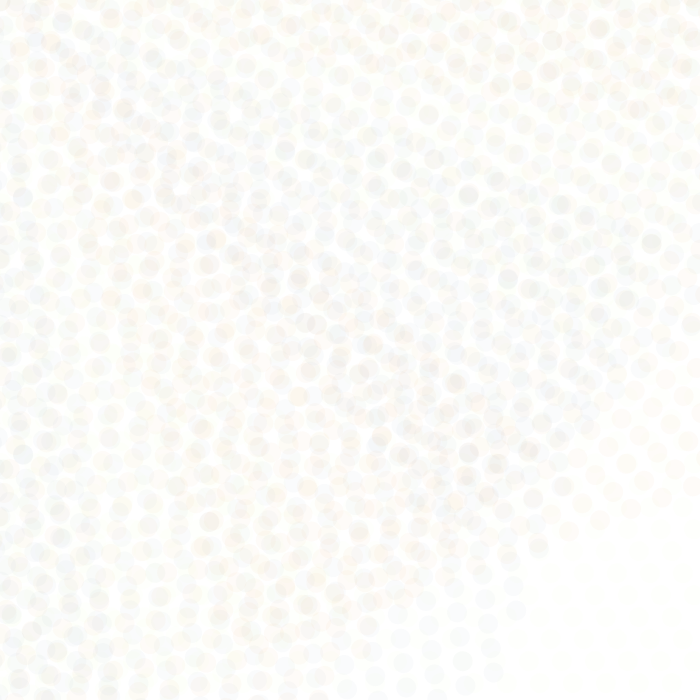
Frame 1 (no input)
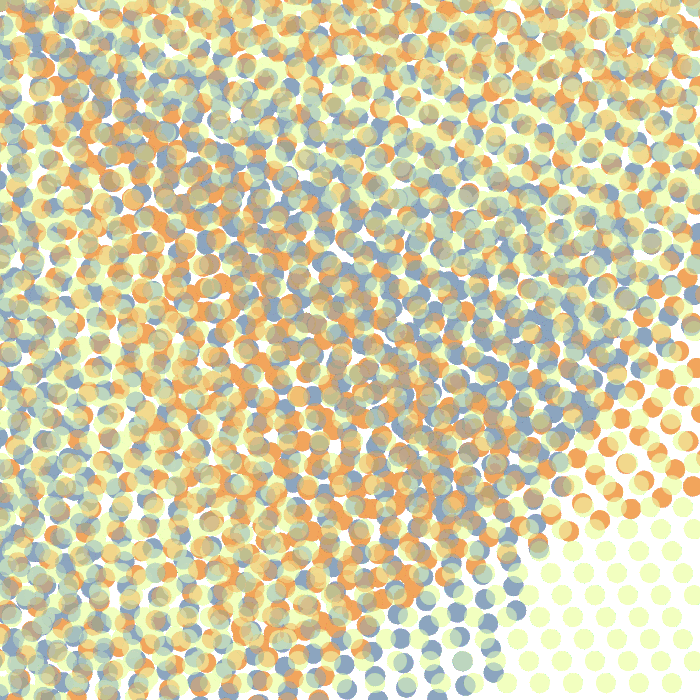
Frame 60 (the mouse pressed at the canvas centre just before this capture)
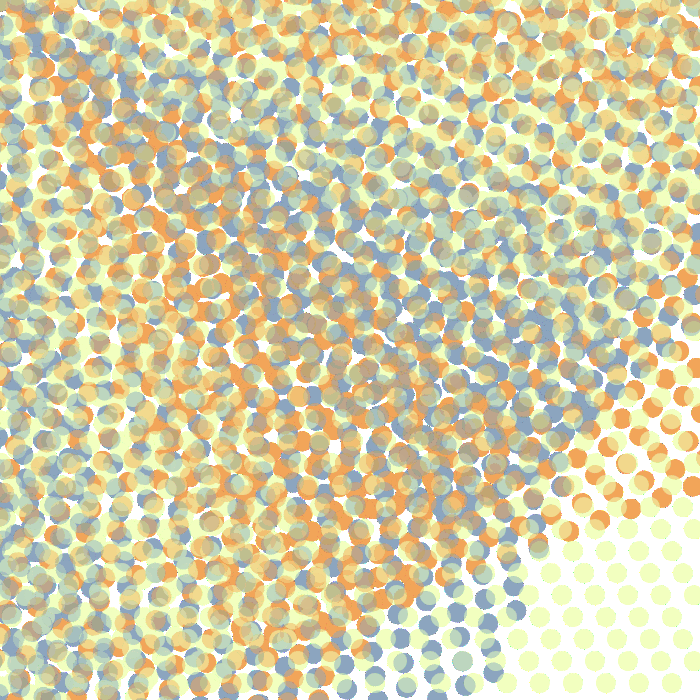
Frame 120 (the mouse held since frame 60 and released just before this capture)

The Processing sketch that drew these frames (run headless with seeded random() and noise(); from frame 60 on, the mouse is pressed at the canvas centre):

// Processing sketch: processing_84181
// ── processing_84181.pde

void setup ()

{
 size(700,700);
 background(255);
noStroke();
 smooth();
}

void draw (){
 


  

 
for (int posx1 = 1; posx1<= 695; posx1 = posx1+11)

for (int posy1 = 1; posy1<= 695; posy1 = posy1+11)

{


  fill(231,255,174,10);
 ellipse(posx1, posy1, 20, 20);
  rotate(PI/9);
  
  
  fill(131,155,174,10);
 ellipse(posx1, posy1, 20, 20);
  rotate(PI/9);
  
   fill(231,155,74,10);
 ellipse(posx1, posy1, 20, 20);
  rotate(PI/9);

  

  
  

 
}

}
